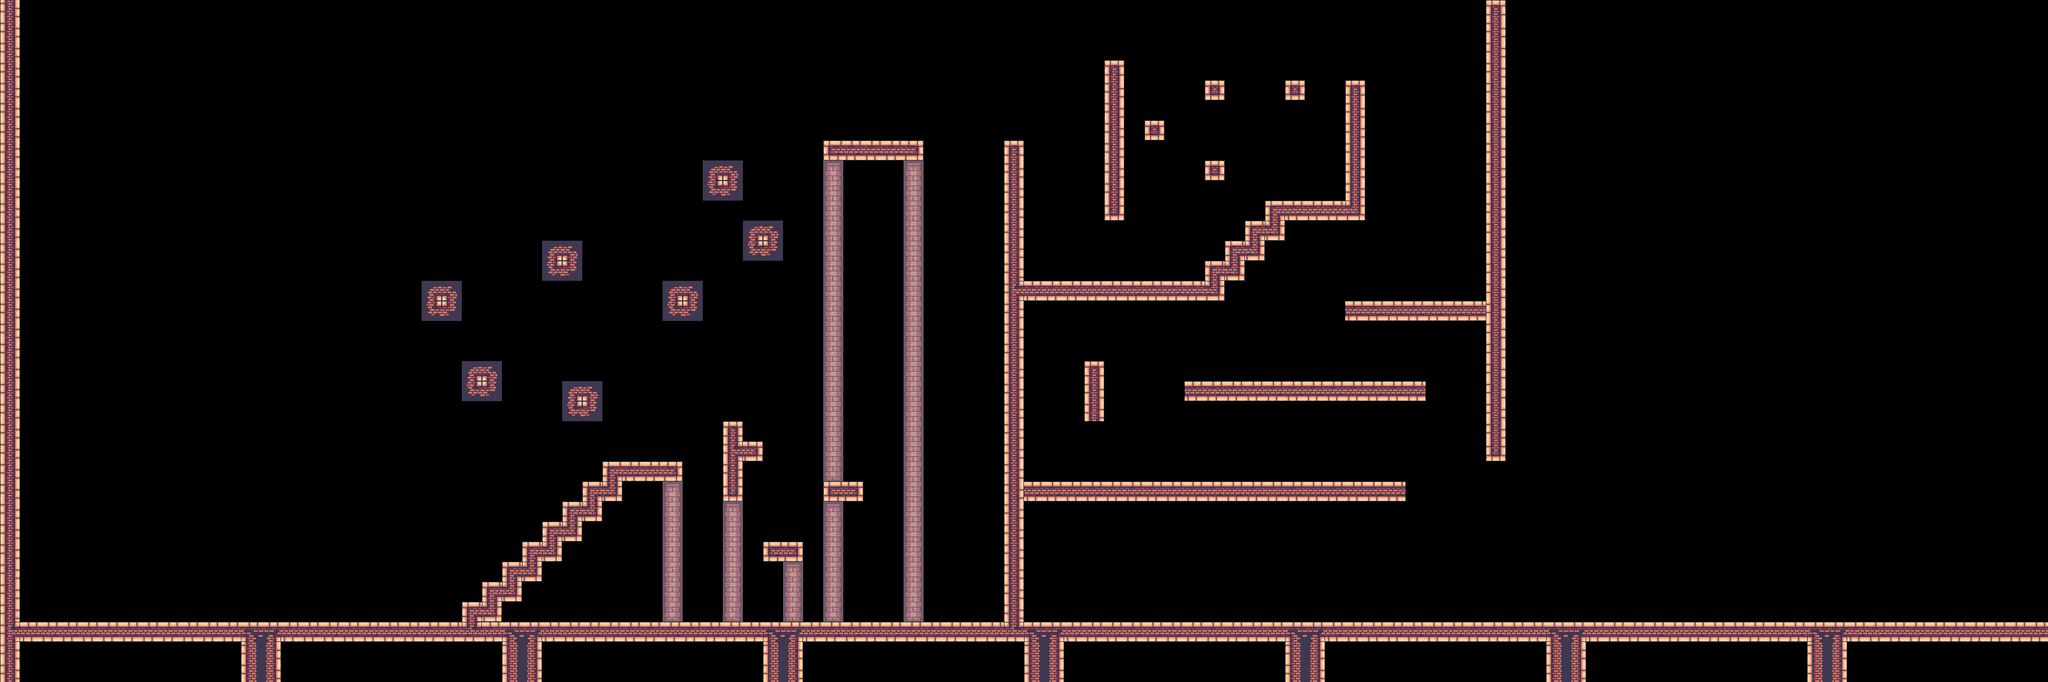

A 2D game scene composited from a Tiled map and its tileset images. What follows is a short description and the map's XML, with every tile layer's data as written:
An orthogonal 102x34 tile map with 32x32 px tiles, 1 tile layer (Ground).

<map version="1.9" tiledversion="1.9.2" orientation="orthogonal" renderorder="right-down" width="102" height="34" tilewidth="32" tileheight="32" infinite="0" nextlayerid="3" nextobjectid="1">
 <editorsettings>
  <export target="JumpNRun-1..tmx" format="tmx" />
 </editorsettings>
 <tileset firstgid="1" source="TileSetTest2.tsx" />
 <layer id="1" name="Ground" width="102" height="34">
  <data encoding="csv">
44,0,0,0,0,0,0,0,0,0,0,0,0,0,0,0,0,0,0,0,0,0,0,0,0,0,0,0,0,0,0,0,0,0,0,0,0,0,0,0,0,0,0,0,0,0,0,0,0,0,0,0,0,0,0,0,0,0,0,0,0,0,0,0,0,0,0,0,0,0,0,0,0,0,25,0,0,0,0,0,0,0,0,0,0,0,0,0,0,0,0,0,0,0,0,0,0,0,0,0,0,0,
44,0,0,0,0,0,0,0,0,0,0,0,0,0,0,0,0,0,0,0,0,0,0,0,0,0,0,0,0,0,0,0,0,0,0,0,0,0,0,0,0,0,0,0,0,0,0,0,0,0,0,0,0,0,0,0,0,0,0,0,0,0,0,0,0,0,0,0,0,0,0,0,0,0,44,0,0,0,0,0,0,0,0,0,0,0,0,0,0,0,0,0,0,0,0,0,0,0,0,0,0,0,
44,0,0,0,0,0,0,0,0,0,0,0,0,0,0,0,0,0,0,0,0,0,0,0,0,0,0,0,0,0,0,0,0,0,0,0,0,0,0,0,0,0,0,0,0,0,0,0,0,0,0,0,0,0,0,0,0,0,0,0,0,0,0,0,0,0,0,0,0,0,0,0,0,0,44,0,0,0,0,0,0,0,0,0,0,0,0,0,0,0,0,0,0,0,0,0,0,0,0,0,0,0,
44,0,0,0,0,0,0,0,0,0,0,0,0,0,0,0,0,0,0,0,0,0,0,0,0,0,0,0,0,0,0,0,0,0,0,0,0,0,0,0,0,0,0,0,0,0,0,0,0,0,0,0,0,0,0,25,0,0,0,0,0,0,0,0,0,0,0,0,0,0,0,0,0,0,44,0,0,0,0,0,0,0,0,0,0,0,0,0,0,0,0,0,0,0,0,0,0,0,0,0,0,0,
44,0,0,0,0,0,0,0,0,0,0,0,0,0,0,0,0,0,0,0,0,0,0,0,0,0,0,0,0,0,0,0,0,0,0,0,0,0,0,0,0,0,0,0,0,0,0,0,0,0,0,0,0,0,0,44,0,0,0,0,101,0,0,0,101,0,0,25,0,0,0,0,0,0,44,0,0,0,0,0,0,0,0,0,0,0,0,0,0,0,0,0,0,0,0,0,0,0,0,0,0,0,
44,0,0,0,0,0,0,0,0,0,0,0,0,0,0,0,0,0,0,0,0,0,0,0,0,0,0,0,0,0,0,0,0,0,0,0,0,0,0,0,0,0,0,0,0,0,0,0,0,0,0,0,0,0,0,44,0,0,0,0,0,0,0,0,0,0,0,44,0,0,0,0,0,0,44,0,0,0,0,0,0,0,0,0,0,0,0,0,0,0,0,0,0,0,0,0,0,0,0,0,0,0,
44,0,0,0,0,0,0,0,0,0,0,0,0,0,0,0,0,0,0,0,0,0,0,0,0,0,0,0,0,0,0,0,0,0,0,0,0,0,0,0,0,0,0,0,0,0,0,0,0,0,0,0,0,0,0,44,0,101,0,0,0,0,0,0,0,0,0,44,0,0,0,0,0,0,44,0,0,0,0,0,0,0,0,0,0,0,0,0,0,0,0,0,0,0,0,0,0,0,0,0,0,0,
44,0,0,0,0,0,0,0,0,0,0,0,0,0,0,0,0,0,0,0,0,0,0,0,0,0,0,0,0,0,0,0,0,0,0,0,0,0,0,0,0,97,98,98,98,99,0,0,0,0,25,0,0,0,0,44,0,0,0,0,0,0,0,0,0,0,0,44,0,0,0,0,0,0,44,0,0,0,0,0,0,0,0,0,0,0,0,0,0,0,0,0,0,0,0,0,0,0,0,0,0,0,
44,0,0,0,0,0,0,0,0,0,0,0,0,0,0,0,0,0,0,0,0,0,0,0,0,0,0,0,0,0,0,0,0,0,0,27,28,0,0,0,0,139,0,0,0,139,0,0,0,0,44,0,0,0,0,44,0,0,0,0,101,0,0,0,0,0,0,44,0,0,0,0,0,0,44,0,0,0,0,0,0,0,0,0,0,0,0,0,0,0,0,0,0,0,0,0,0,0,0,0,0,0,
44,0,0,0,0,0,0,0,0,0,0,0,0,0,0,0,0,0,0,0,0,0,0,0,0,0,0,0,0,0,0,0,0,0,0,46,47,0,0,0,0,158,0,0,0,158,0,0,0,0,44,0,0,0,0,44,0,0,0,0,0,0,0,0,0,0,0,44,0,0,0,0,0,0,44,0,0,0,0,0,0,0,0,0,0,0,0,0,0,0,0,0,0,0,0,0,0,0,0,0,0,0,
44,0,0,0,0,0,0,0,0,0,0,0,0,0,0,0,0,0,0,0,0,0,0,0,0,0,0,0,0,0,0,0,0,0,0,0,0,0,0,0,0,158,0,0,0,158,0,0,0,0,44,0,0,0,0,63,0,0,0,0,0,0,0,93,98,98,98,113,0,0,0,0,0,0,44,0,0,0,0,0,0,0,0,0,0,0,0,0,0,0,0,0,0,0,0,0,0,0,0,0,0,0,
44,0,0,0,0,0,0,0,0,0,0,0,0,0,0,0,0,0,0,0,0,0,0,0,0,0,0,0,0,0,0,0,0,0,0,0,0,27,28,0,0,158,0,0,0,158,0,0,0,0,44,0,0,0,0,0,0,0,0,0,0,0,93,113,0,0,0,0,0,0,0,0,0,0,44,0,0,0,0,0,0,0,0,0,0,0,0,0,0,0,0,0,0,0,0,0,0,0,0,0,0,0,
44,0,0,0,0,0,0,0,0,0,0,0,0,0,0,0,0,0,0,0,0,0,0,0,0,0,0,27,28,0,0,0,0,0,0,0,0,46,47,0,0,158,0,0,0,158,0,0,0,0,44,0,0,0,0,0,0,0,0,0,0,93,113,0,0,0,0,0,0,0,0,0,0,0,44,0,0,0,0,0,0,0,0,0,0,0,0,0,0,0,0,0,0,0,0,0,0,0,0,0,0,0,
44,0,0,0,0,0,0,0,0,0,0,0,0,0,0,0,0,0,0,0,0,0,0,0,0,0,0,46,47,0,0,0,0,0,0,0,0,0,0,0,0,158,0,0,0,158,0,0,0,0,44,0,0,0,0,0,0,0,0,0,93,113,0,0,0,0,0,0,0,0,0,0,0,0,44,0,0,0,0,0,0,0,0,0,0,0,0,0,0,0,0,0,0,0,0,0,0,0,0,0,0,0,
44,0,0,0,0,0,0,0,0,0,0,0,0,0,0,0,0,0,0,0,0,27,28,0,0,0,0,0,0,0,0,0,0,27,28,0,0,0,0,0,0,158,0,0,0,158,0,0,0,0,109,98,98,98,98,98,98,98,98,98,113,0,0,0,0,0,0,0,0,0,0,0,0,0,44,0,0,0,0,0,0,0,0,0,0,0,0,0,0,0,0,0,0,0,0,0,0,0,0,0,0,0,
44,0,0,0,0,0,0,0,0,0,0,0,0,0,0,0,0,0,0,0,0,46,47,0,0,0,0,0,0,0,0,0,0,46,47,0,0,0,0,0,0,158,0,0,0,158,0,0,0,0,44,0,0,0,0,0,0,0,0,0,0,0,0,0,0,0,0,98,98,98,98,98,98,98,44,0,0,0,0,0,0,0,0,0,0,0,0,0,0,0,0,0,0,0,0,0,0,0,0,0,0,0,
44,0,0,0,0,0,0,0,0,0,0,0,0,0,0,0,0,0,0,0,0,0,0,0,0,0,0,0,0,0,0,0,0,0,0,0,0,0,0,0,0,158,0,0,0,158,0,0,0,0,44,0,0,0,0,0,0,0,0,0,0,0,0,0,0,0,0,0,0,0,0,0,0,0,44,0,0,0,0,0,0,0,0,0,0,0,0,0,0,0,0,0,0,0,0,0,0,0,0,0,0,0,
44,0,0,0,0,0,0,0,0,0,0,0,0,0,0,0,0,0,0,0,0,0,0,0,0,0,0,0,0,0,0,0,0,0,0,0,0,0,0,0,0,158,0,0,0,158,0,0,0,0,44,0,0,0,0,0,0,0,0,0,0,0,0,0,0,0,0,0,0,0,0,0,0,0,44,0,0,0,0,0,0,0,0,0,0,0,0,0,0,0,0,0,0,0,0,0,0,0,0,0,0,0,
44,0,0,0,0,0,0,0,0,0,0,0,0,0,0,0,0,0,0,0,0,0,0,27,28,0,0,0,0,0,0,0,0,0,0,0,0,0,0,0,0,158,0,0,0,158,0,0,0,0,44,0,0,0,25,0,0,0,0,0,0,0,0,0,0,0,0,0,0,0,0,0,0,0,44,0,0,0,0,0,0,0,0,0,0,0,0,0,0,0,0,0,0,0,0,0,0,0,0,0,0,0,
44,0,0,0,0,0,0,0,0,0,0,0,0,0,0,0,0,0,0,0,0,0,0,46,47,0,0,0,27,28,0,0,0,0,0,0,0,0,0,0,0,158,0,0,0,158,0,0,0,0,44,0,0,0,44,0,0,0,0,98,98,98,98,98,98,98,98,98,98,98,98,0,0,0,44,0,0,0,0,0,0,0,0,0,0,0,0,0,0,0,0,0,0,0,0,0,0,0,0,0,0,0,
44,0,0,0,0,0,0,0,0,0,0,0,0,0,0,0,0,0,0,0,0,0,0,0,0,0,0,0,46,47,0,0,0,0,0,0,0,0,0,0,0,158,0,0,0,158,0,0,0,0,44,0,0,0,44,0,0,0,0,0,0,0,0,0,0,0,0,0,0,0,0,0,0,0,44,0,0,0,0,0,0,0,0,0,0,0,0,0,0,0,0,0,0,0,0,0,0,0,0,0,0,0,
44,0,0,0,0,0,0,0,0,0,0,0,0,0,0,0,0,0,0,0,0,0,0,0,0,0,0,0,0,0,0,0,0,0,0,0,25,0,0,0,0,158,0,0,0,158,0,0,0,0,44,0,0,0,0,0,0,0,0,0,0,0,0,0,0,0,0,0,0,0,0,0,0,0,44,0,0,0,0,0,0,0,0,0,0,0,0,0,0,0,0,0,0,0,0,0,0,0,0,0,0,0,
44,0,0,0,0,0,0,0,0,0,0,0,0,0,0,0,0,0,0,0,0,0,0,0,0,0,0,0,0,0,0,0,0,0,0,0,109,99,0,0,0,158,0,0,0,158,0,0,0,0,44,0,0,0,0,0,0,0,0,0,0,0,0,0,0,0,0,0,0,0,0,0,0,0,63,0,0,0,0,0,0,0,0,0,0,0,0,0,0,0,0,0,0,0,0,0,0,0,0,0,0,0,
44,0,0,0,0,0,0,0,0,0,0,0,0,0,0,0,0,0,0,0,0,0,0,0,0,0,0,0,0,0,93,98,98,99,0,0,44,0,0,0,0,177,0,0,0,158,0,0,0,0,44,0,0,0,0,0,0,0,0,0,0,0,0,0,0,0,0,0,0,0,0,0,0,0,0,0,0,0,0,0,0,0,0,0,0,0,0,0,0,0,0,0,0,0,0,0,0,0,0,0,0,0,
44,0,0,0,0,0,0,0,0,0,0,0,0,0,0,0,0,0,0,0,0,0,0,0,0,0,0,0,0,93,113,0,0,139,0,0,63,0,0,0,0,97,99,0,0,158,0,0,0,0,44,98,98,98,98,98,98,98,98,98,98,98,98,98,98,98,98,98,98,98,0,0,0,0,0,0,0,0,0,0,0,0,0,0,0,0,0,0,0,0,0,0,0,0,0,0,0,0,0,0,0,0,
44,0,0,0,0,0,0,0,0,0,0,0,0,0,0,0,0,0,0,0,0,0,0,0,0,0,0,0,93,113,0,0,0,158,0,0,139,0,0,0,0,139,0,0,0,158,0,0,0,0,44,0,0,0,0,0,0,0,0,0,0,0,0,0,0,0,0,0,0,0,0,0,0,0,0,0,0,0,0,0,0,0,0,0,0,0,0,0,0,0,0,0,0,0,0,0,0,0,0,0,0,0,
44,0,0,0,0,0,0,0,0,0,0,0,0,0,0,0,0,0,0,0,0,0,0,0,0,0,0,93,113,0,0,0,0,158,0,0,158,0,0,0,0,158,0,0,0,158,0,0,0,0,44,0,0,0,0,0,0,0,0,0,0,0,0,0,0,0,0,0,0,0,0,0,0,0,0,0,0,0,0,0,0,0,0,0,0,0,0,0,0,0,0,0,0,0,0,0,0,0,0,0,0,0,
44,0,0,0,0,0,0,0,0,0,0,0,0,0,0,0,0,0,0,0,0,0,0,0,0,0,93,113,0,0,0,0,0,158,0,0,158,0,97,99,0,158,0,0,0,158,0,0,0,0,44,0,0,0,0,0,0,0,0,0,0,0,0,0,0,0,0,0,0,0,0,0,0,0,0,0,0,0,0,0,0,0,0,0,0,0,0,0,0,0,0,0,0,0,0,0,0,0,0,0,0,0,
44,0,0,0,0,0,0,0,0,0,0,0,0,0,0,0,0,0,0,0,0,0,0,0,0,93,113,0,0,0,0,0,0,158,0,0,158,0,0,139,0,158,0,0,0,158,0,0,0,0,44,0,0,0,0,0,0,0,0,0,0,0,0,0,0,0,0,0,0,0,0,0,0,0,0,0,0,0,0,0,0,0,0,0,0,0,0,0,0,0,0,0,0,0,0,0,0,0,0,0,0,0,
44,0,0,0,0,0,0,0,0,0,0,0,0,0,0,0,0,0,0,0,0,0,0,0,93,113,0,0,0,0,0,0,0,158,0,0,158,0,0,158,0,158,0,0,0,158,0,0,0,0,44,0,0,0,0,0,0,0,0,0,0,0,0,0,0,0,0,0,0,0,0,0,0,0,0,0,0,0,0,0,0,0,0,0,0,0,0,0,0,0,0,0,0,0,0,0,0,0,0,0,0,0,
44,0,0,0,0,0,0,0,0,0,0,0,0,0,0,0,0,0,0,0,0,0,0,93,113,0,0,0,0,0,0,0,0,177,0,0,177,0,0,177,0,177,0,0,0,177,0,0,0,0,44,0,0,0,0,0,0,0,0,0,0,0,0,0,0,0,0,0,0,0,0,0,0,0,0,0,0,0,0,0,0,0,0,0,0,0,0,0,0,0,0,0,0,0,0,0,0,0,0,0,0,0,
109,98,98,98,98,98,98,98,98,98,98,98,85,84,98,98,98,98,98,98,98,98,98,110,98,85,84,98,98,98,98,98,98,98,98,98,98,98,85,84,98,98,98,98,98,98,98,98,98,98,110,85,84,98,98,98,98,98,98,98,98,98,98,98,85,84,98,98,98,98,98,98,98,98,98,98,98,85,84,98,98,98,98,98,98,98,98,98,98,98,85,84,98,98,98,98,98,98,98,98,98,98,
44,0,0,0,0,0,0,0,0,0,0,0,40,42,0,0,0,0,0,0,0,0,0,0,0,40,42,0,0,0,0,0,0,0,0,0,0,0,40,42,0,0,0,0,0,0,0,0,0,0,0,40,42,0,0,0,0,0,0,0,0,0,0,0,40,42,0,0,0,0,0,0,0,0,0,0,0,40,42,0,0,0,0,0,0,0,0,0,0,0,40,42,0,0,0,0,0,0,0,0,0,0,
44,0,0,0,0,0,0,0,0,0,0,0,40,42,0,0,0,0,0,0,0,0,0,0,0,40,42,0,0,0,0,0,0,0,0,0,0,0,40,42,0,0,0,0,0,0,0,0,0,0,0,40,42,0,0,0,0,0,0,0,0,0,0,0,40,42,0,0,0,0,0,0,0,0,0,0,0,40,42,0,0,0,0,0,0,0,0,0,0,0,40,42,0,0,0,0,0,0,0,0,0,0
</data>
 </layer>
</map>